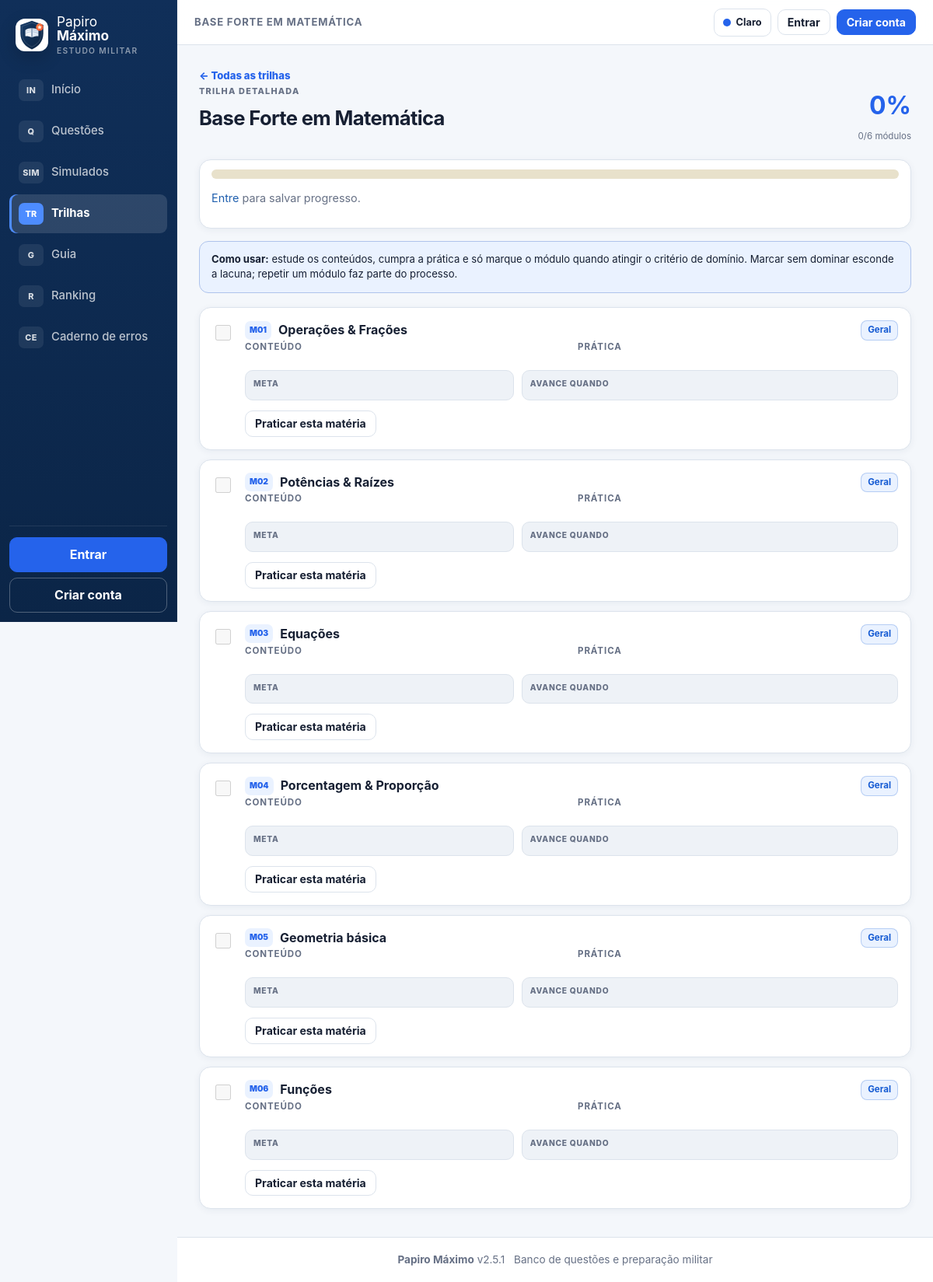
Page /trilha.php?slug=base on the committed database.
### tables this page shows
CREATE TABLE IF NOT EXISTS trilhas (
  id INT AUTO_INCREMENT PRIMARY KEY,
  slug VARCHAR(30) NOT NULL UNIQUE,
  nome VARCHAR(80) NOT NULL,
  icone VARCHAR(10) NOT NULL DEFAULT '🗺️',
  cor VARCHAR(7) NOT NULL DEFAULT '#1E5AA8',
  descricao TEXT NULL,
  ativo TINYINT NOT NULL DEFAULT 1
);

CREATE TABLE IF NOT EXISTS trilha_modulos (
  id INT AUTO_INCREMENT PRIMARY KEY,
  trilha_id INT NOT NULL,
  titulo VARCHAR(150) NOT NULL,
  ordem INT NOT NULL DEFAULT 0,
  descricao TEXT NULL
);

### includes/config.php (called while the page is built, shortened)
<?php
function url(string $path = ''): string {
    $p = trim($path);
    return BASE_URL . '/' . ltrim($p, '/');
}

### includes/helpers.php (called while the page is built, shortened)
<?php
function e($s): string { return htmlspecialchars((string)($s ?? ''), ENT_QUOTES, 'UTF-8'); }

### includes/auth.php (called while the page is built, shortened)
<?php
function current_user(): ?array {
    if (empty($_SESSION['user_id'])) return null;
    static $cache = null;
    return $cache === false ? null : $cache;
}

### trilha.php (the view, shortened to what this page needs)
<?php
$user=current_user();$uid=$user?(int)$user['id']:0;$pdo=db();
$slug=(string)($_GET['slug']??'');$st=$pdo->prepare('SELECT * FROM trilhas WHERE slug=? AND ativo=1');$st->execute([$slug]);$t=$st->fetch();
$st=$pdo->prepare('SELECT * FROM trilha_modulos WHERE trilha_id=? ORDER BY ordem,id');$st->execute([$t['id']]);$modulos=$st->fetchAll();
$feitos=[];
$total=count($modulos);$pct=$total>0?(int)round(count($feitos)*100/$total):0;
$title=(string)$t['nome'];$active='trilhas';include __DIR__.'/includes/header.php';
?>
<div class="page-head trail-detail-head"><div><a class="text-link" href="<?= e(url('trilhas.php')) ?>">← Todas as trilhas</a><span class="eyebrow">TRILHA DETALHADA</span><h1><?= e((string)$t['nome']) ?></h1><p class="muted"><?= e((string)($t['descricao']??'')) ?></p></div><div class="trail-big-progress"><strong id="trilhaPct"><?= $pct ?>%</strong><span><?= count($feitos) ?>/<?= $total ?> módulos</span></div></div>
<div class="card trail-progress-card"><div class="progress"><div class="progress-bar" id="trilhaBar" style="width:<?= $pct ?>%"></div></div><?php if(!$uid): ?><p class="muted"><a href="<?= e(url('login.php')) ?>">Entre</a> para salvar progresso.</p><?php endif; ?></div>
<div class="trail-howto"><b>Como usar:</b> estude os conteúdos, cumpra a prática e só marque o módulo quando atingir o critério de domínio. Marcar sem dominar esconde a lacuna; repetir um módulo faz parte do processo.</div>
<div class="module-timeline">
<?php $lastPhase=''; foreach($modulos as $i=>$row):
  $data=json_decode((string)($row['descricao']??''),true); if(!is_array($data))$data=['objetivo'=>(string)($row['descricao']??''),'conteudos'=>[],'pratica'=>[],'meta'=>'','dominio'=>'','tempo'=>'','materia'=>'Geral','fase'=>''];
  $done=isset($feitos[$row['id']]);$phase=(string)($data['fase']??'');
  if($phase!==''&&$phase!==$lastPhase):$lastPhase=$phase;?><div class="phase-divider"><span><?= e($phase) ?></span></div><?php endif; ?>
  <article class="module-card <?= $done?'done':'' ?>">
    <div class="module-check"><input type="checkbox" data-modulo="<?= (int)$row['id'] ?>" <?= $done?'checked':'' ?> <?= $uid?'':'disabled' ?> aria-label="Concluir módulo"></div>
    <div class="module-body">
      <div class="module-heading"><div><span class="module-index">M<?= str_pad((string)($i+1),2,'0',STR_PAD_LEFT) ?></span><h2><?= e((string)$row['titulo']) ?></h2></div><div class="module-tags"><span class="badge b-blue"><?= e((string)($data['materia']??'Geral')) ?></span><?php if(!empty($data['tempo'])):?><span class="badge"><?= e((string)$data['tempo']) ?></span><?php endif; ?></div></div>
      <div class="module-columns">
        <div><h3>Conteúdo</h3><ul><?php foreach((array)($data['conteudos']??[]) as $x): ?><li><?= e((string)$x) ?></li><?php endforeach; ?></ul></div>
        <div><h3>Prática</h3><ul><?php foreach((array)($data['pratica']??[]) as $x): ?><li><?= e((string)$x) ?></li><?php endforeach; ?></ul></div>
      </div>
      <div class="module-targets"><div><span>Meta</span><b><?= e((string)($data['meta']??'—')) ?></b></div><div><span>Avance quando</span><b><?= e((string)($data['dominio']??'—')) ?></b></div></div>
      <?php if(!empty($data['materia']) && in_array((string)$data['materia'],MATERIAS,true)): ?><a class="btn btn-small" href="<?= e(url('questoes.php?materia='.urlencode((string)$data['materia']))) ?>">Praticar esta matéria</a><?php endif; ?>
    </div>
  </article>
<?php endforeach; ?>
</div>
<?php include __DIR__.'/includes/footer.php'; ?>

### includes/header.php (shortened to what this page needs)
<?php
$user = current_user();
$nav = [
    ['inicio', 'Início', 'IN', 'index.php'],
    ['questoes', 'Questões', 'Q', 'questoes.php'],
    ['simulados', 'Simulados', 'SIM', 'simulados.php'],
    ['trilhas', 'Trilhas', 'TR', 'trilhas.php'],
    ['guia', 'Guia', 'G', 'guia.php'],
    ['ranking', 'Ranking', 'R', 'ranking.php'],
    ['caderno', 'Caderno de erros', 'CE', 'caderno.php'],
];
?>
<!DOCTYPE html>
<html lang="pt-BR">
<head>
<link rel="stylesheet" href="<?= e(url('assets/css/style.css?v=' . rawurlencode(APP_VERSION))) ?>">
<link rel="stylesheet" href="<?= e(url('assets/css/papiro-v2.css?v=' . rawurlencode(APP_VERSION))) ?>">
</head>
<body>
<div class="shell">
  <aside class="sidebar" id="sidebar">
    <a class="brand" href="<?= e(url('index.php')) ?>">
      <img class="brand-logo" src="<?= e(url('icons/papiro-logo.svg')) ?>" alt="Papiro Máximo">
      <span class="brand-name">Papiro <b>Máximo</b><small>estudo militar</small></span>
    </a>
    <nav class="nav">
      <?php foreach ($nav as [$key, $label, $icon, $href]): ?>
        <a href="<?= e(url($href)) ?>" class="<?= ($active ?? '') === $key ? 'active' : '' ?>"><span class="nav-glyph"><?= e($icon) ?></span><span><?= e($label) ?></span></a>
      <?php endforeach; ?>
    </nav>
    <div class="side-foot">
      <?php if ($user): ?>
        <a class="user-chip" href="<?= e(url('perfil.php')) ?>"><span class="mini-avatar"><?= e(mb_strtoupper(mb_substr($user['nome'],0,1))) ?></span><span><?= e($user['nome']) ?><small><?= (int)$user['ofensiva'] ?> dias de ofensiva</small></span></a>
        <div class="side-foot-actions">
          <a class="btn btn-ghost btn-block btn-small" href="<?= e(url('ia.php')) ?>">Tutor IA</a>
          <a class="logout" href="<?= e(url('logout.php')) ?>">Sair</a>
        </div>
      <?php else: ?>
        <a class="btn btn-primary btn-block" href="<?= e(url('login.php')) ?>">Entrar</a>
        <a class="btn btn-ghost btn-block" href="<?= e(url('cadastro.php')) ?>">Criar conta</a>
      <?php endif; ?>
    </div>
  </aside>
  <div class="main-col">
    <header class="topbar">
      <div class="topbar-left">
        <span class="top-context"><?= e($title ?? 'Início') ?></span>
      </div>
      <div class="top-right">
        <button class="theme-toggle" id="themeToggle" type="button" aria-label="Alternar tema"><span class="theme-dot"></span><span id="themeLabel">Tema</span></button>
        <?php if ($user): ?>
          <span class="streak" title="Ofensiva"><?= (int)$user['ofensiva'] ?> dias</span>
          <a class="avatar" href="<?= e(url('perfil.php')) ?>" title="<?= e($user['nome']) ?>"><?= e(mb_strtoupper(mb_substr($user['nome'], 0, 1))) ?></a>
        <?php else: ?>
          <a class="btn btn-small" href="<?= e(url('login.php')) ?>">Entrar</a>
          <a class="btn btn-primary btn-small" href="<?= e(url('cadastro.php')) ?>">Criar conta</a>
        <?php endif; ?>
      </div>
    </header>
    <main class="content">

### assets/css/style.css (style rules this page uses)
:root { --navy:#0b1b33; --navy2:#13294f; --navy3:#1d3a68; --gold:#e3a82b; --gold2:#f5c451; --gold-soft:#fdf3d7; --bg:#f1ecdd; --card:#fffdf6; --line:#e2d9c2; --ink:#1d2433; --muted:#6f6a5c; --ok:#15803d; --ok-bg:#e5f5e9; --err:#b91c1c; --err-bg:#fdecec; --info:#1d4ed8; --info-bg:#e8effe; --radius:14px; --shadow:0 2px 10px rgba(11,27,51,.08); }
* { box-sizing:border-box }
html { -webkit-text-size-adjust:100% }
body { margin:0;font-family:"Segoe UI",system-ui,-apple-system,Roboto,Arial,sans-serif;background:var(--bg);color:var(--ink);line-height:1.55 }
a { color:var(--navy3);text-decoration:none }
.muted { color:var(--muted);font-size:.9em }
.shell { display:flex;min-height:100vh }
.sidebar { width:250px;flex-shrink:0;background:linear-gradient(180deg,var(--navy),var(--navy2));color:#fff;position:sticky;top:0;height:100vh;display:flex;flex-direction:column;padding:18px 14px;z-index:60 }
.brand { display:flex;align-items:center;gap:10px;color:#fff;font-size:1.15rem;padding:4px 8px 16px }
.brand-name b { color:var(--gold2) }
.nav { display:flex;flex-direction:column;gap:2px;overflow-y:auto }
.nav a { display:flex;gap:10px;align-items:center;color:#dbe4f3;padding:9px 12px;border-radius:10px;font-weight:500 }
.nav a.active { background:var(--gold);color:var(--navy);font-weight:700 }
.side-foot { margin-top:auto;display:flex;flex-direction:column;gap:8px;padding-top:14px;border-top:1px solid rgba(255,255,255,.15) }
.main-col { flex:1;min-width:0;display:flex;flex-direction:column }
.topbar { position:sticky;top:0;z-index:50;display:flex;align-items:center;gap:12px;background:rgba(255,253,246,.92);backdrop-filter:blur(6px);border-bottom:1px solid var(--line);padding:10px 20px }
.top-right { margin-left:auto;display:flex;align-items:center;gap:10px }
.content { padding:22px;max-width:1080px;width:100%;margin:0 auto;flex:1 }
.page-head { display:flex;align-items:center;gap:12px;margin:4px 0 16px;flex-wrap:wrap }
.page-head h1 { font-size:1.5rem;margin:0;color:var(--navy) }
.card { background:var(--card);border:1px solid var(--line);border-radius:var(--radius);box-shadow:var(--shadow);padding:18px;margin-bottom:16px }
.btn { display:inline-block;border:1px solid var(--navy);background:#fff;color:var(--navy);border-radius:10px;padding:9px 18px;font-weight:600;cursor:pointer;font-size:1rem }
.btn-ghost { background:transparent;border-color:rgba(255,255,255,.5);color:#fff }
.btn-small { padding:5px 12px;font-size:.88rem }
.btn-block { display:block;text-align:center;width:100% }
.badge { display:inline-block;font-size:.78rem;font-weight:700;border-radius:20px;padding:2px 11px;background:#ece7d6;color:#5b5545;border:1px solid #d8cfb4;white-space:nowrap }
.b-blue { background:var(--info-bg);color:var(--info);border-color:#c3d3f5 }
.progress { background:#e8e1cb;border-radius:10px;height:12px;overflow:hidden }

### rows in the picture
trilhas: nome "BASE FORTE EM MATEMÁTICA", nome "Base Forte em Matemática"
trilha_modulos: i "01", titulo "Operações & Frações", descricao "Geral"
trilha_modulos: i "02", titulo "Potências & Raízes", descricao "Geral"
trilha_modulos: i "03", titulo "Equações", descricao "Geral"
trilha_modulos: i "04", titulo "Porcentagem & Proporção", descricao "Geral"
trilha_modulos: i "05", titulo "Geometria básica", descricao "Geral"
trilha_modulos: i "06", titulo "Funções", descricao "Geral"

### other values in the picture
$icon "IN"
$label "Início"
$icon "Q"
$label "Questões"
$icon "SIM"
$label "Simulados"
$icon "TR"
$label "Trilhas"
$icon "G"
$label "Guia"
$icon "R"
$label "Ranking"
$icon "CE"
$label "Caderno de erros"
$pct "0"
